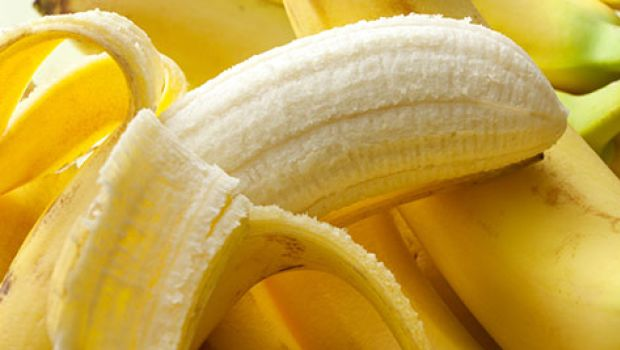
//> input picture opencv/cpp/sample/banana-peel_620x350_71497523358.jpg, 620 x 350 px, given in place of the camera
$ ./cv2-edge   (built with g++ and OpenCV 4)
//> lines starting //> are read from the running program, lines starting //| are printed output that depends on the picture; after the words box and inside, x2 and y2 are one past the last pixel; in counts of white or black regions, pixels touching at a corner belong together
### opencv/cpp/cap_open.h
//-------------------------------------------------------------------------------------------
/*! \file    cap_open.h
    \brief   Opening a camera device or stream.
    \author  Akihiko Yamaguchi, info@akihikoy.net
    \version 0.1
    \date    Feb.08, 2017
*/
//-------------------------------------------------------------------------------------------
#ifndef cap_open_h
#define cap_open_h
//-------------------------------------------------------------------------------------------
#include <opencv2/core/core.hpp>
#include <opencv2/highgui/highgui.hpp>
#include <iostream>
#include <cstdlib>  // strtol, atol
//-------------------------------------------------------------------------------------------
// namespace loco_rabbits
// {
//-------------------------------------------------------------------------------------------

inline bool IsInt(const std::string &s)
{
  if(s.empty() || std::isspace(s[0]))  return false;
  char *p;
  strtol(s.c_str(), &p, 10);
  return (*p == 0);
}
//-------------------------------------------------------------------------------------------

inline int ToInt(const std::string &s)
{
  return atol(s.c_str());
}
//-------------------------------------------------------------------------------------------

cv::VideoCapture CapOpen(const std::string &src, int width=0, int height=0, const std::string &fourcc="")
{
  cv::VideoCapture cap;
  if(IsInt(src))
  {
    int dev_id= ToInt(src);
    cap.open(dev_id); cap.release();  // Trick of robust open
    cap.open(dev_id);
  }
  else
  {
    cap.open(src);
  }
  if(!cap.isOpened())
  {
    std::cerr<<"Failed to open camera: "<<src<<std::endl;
    return cap;
  }
  std::cerr<<"Opened camera: "<<src<<std::endl;
  if(fourcc.size()>0)  cap.set(cv::CAP_PROP_FOURCC,cv::VideoWriter::fourcc(fourcc[0],fourcc[1],fourcc[2],fourcc[3]));
  if(width!=0)   cap.set(cv::CAP_PROP_FRAME_WIDTH, width);
  if(height!=0)  cap.set(cv::CAP_PROP_FRAME_HEIGHT, height);
  return cap;
}
//-------------------------------------------------------------------------------------------

struct TCapture
{
  cv::VideoCapture C;
  std::string DevID;  // Video device ID (int) or Video/stream path (string
  int CapWidth;
  int CapHeight;
  std::string PixelFormat;

  bool Open(const std::string &src, int width=0, int height=0, const std::string &fourcc="")
    {
      DevID= src;
      CapWidth= width;
      CapHeight= height;
      PixelFormat= fourcc;
      C= CapOpen(DevID, CapWidth, CapHeight, PixelFormat);
      return C.isOpened();
    }
  // [17 lines left out: functions Reopen, WaitReopen, not called in this run]
  bool Read(cv::Mat &frame)
    {
        C >> frame;
//> frame is the input picture: 350 rows x 620 cols, CV_8UC3; mean B, G, R 71.8, 164.8, 199.4
        if(!frame.empty())  return true;
        return false;
    }
  TCapture& operator>>(cv::Mat &frame)
    {
      Read(frame);
      return *this;
    }
};
//-------------------------------------------------------------------------------------------


//-------------------------------------------------------------------------------------------
// }  // end of loco_rabbits
//-------------------------------------------------------------------------------------------
#endif // cap_open_h
//-------------------------------------------------------------------------------------------

### opencv/cpp/cv2-edge.cpp
#include <opencv2/core/core.hpp>
#include <opencv2/imgproc/imgproc.hpp>
#include <opencv2/highgui/highgui.hpp>
#include <iostream>
#include "cap_open.h"
// g++ -g -Wall -O2 -o cv2-edge.out cv2-edge.cpp -lopencv_core -lopencv_imgproc -lopencv_highgui -lopencv_videoio -I/usr/include/opencv4

int main( int argc, char** argv )
{
    TCapture cap;
    if(!cap.Open(((argc>1)?(argv[1]):"0"), /*width=*/((argc>2)?atoi(argv[2]):0), /*height=*/((argc>3)?atoi(argv[3]):0)))  return -1;

    cv::Mat edges;
    cv::namedWindow("edges",1);
    for(;;)
    {
      cv::Mat frame;
      cap >> frame; // get a new frame from camera
      cv::cvtColor(frame, edges, cv::COLOR_BGR2GRAY);
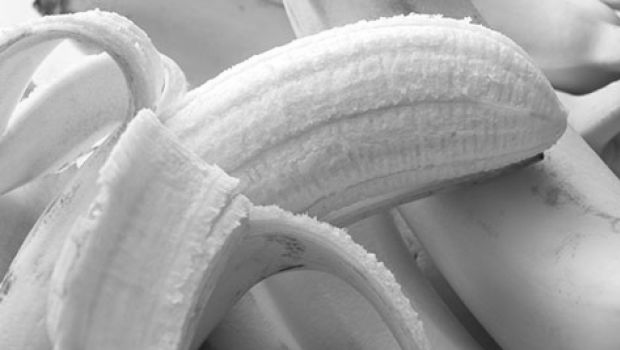
//> edges: 350 rows x 620 cols, CV_8UC1; min 20, max 255, mean 164.5
      cv::GaussianBlur(edges, edges, cv::Size(7,7), 1.5, 1.5);
      cv::Canny(edges, edges, 0, 30, 3);
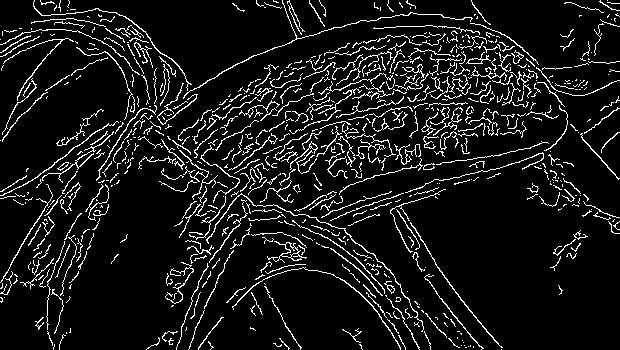
//> edges: 350 rows x 620 cols, CV_8UC1; 9.2% white in thin lines or dots
      imshow("edges", edges);
      if(cv::waitKey(30) >= 0) break;
//> the 'q' key is pressed
    }
    // the camera will be deinitialized automatically in VideoCapture destructor
    return 0;
}

$ run again, on opencv/cpp/sample/containers.png
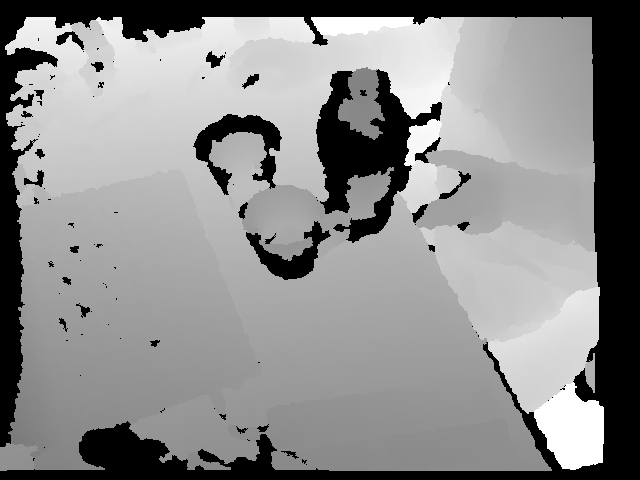
//> input picture opencv/cpp/sample/containers.png, 640 x 480 px, given in place of the camera
//> in Read, frame is the input picture: 480 rows x 640 cols, CV_8UC3; min 0, max 255, mean 139.5
//> `cv::GaussianBlur(edges, edges, cv::Size(7,7), 1.5, 1.5);`:
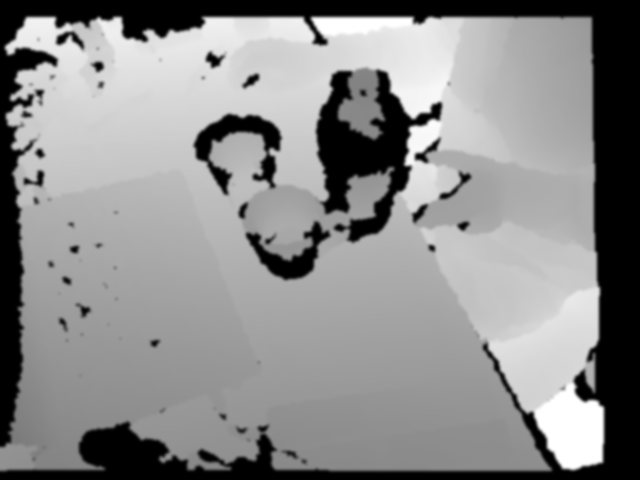
//> edges: 480 rows x 640 cols, CV_8UC1; min 0, max 255, mean 139.5
//> `cv::Canny(edges, edges, 0, 30, 3);`:
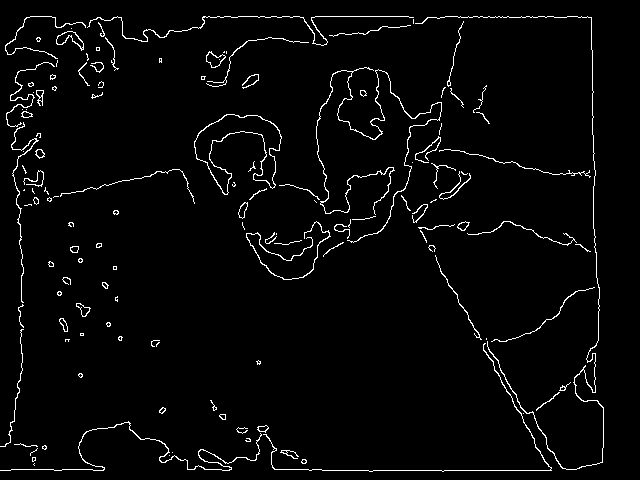
//> edges: 480 rows x 640 cols, CV_8UC1; 2.9% white in thin lines or dots, all inside (x1, y1, x2, y2) = (0, 16, 604, 472)
